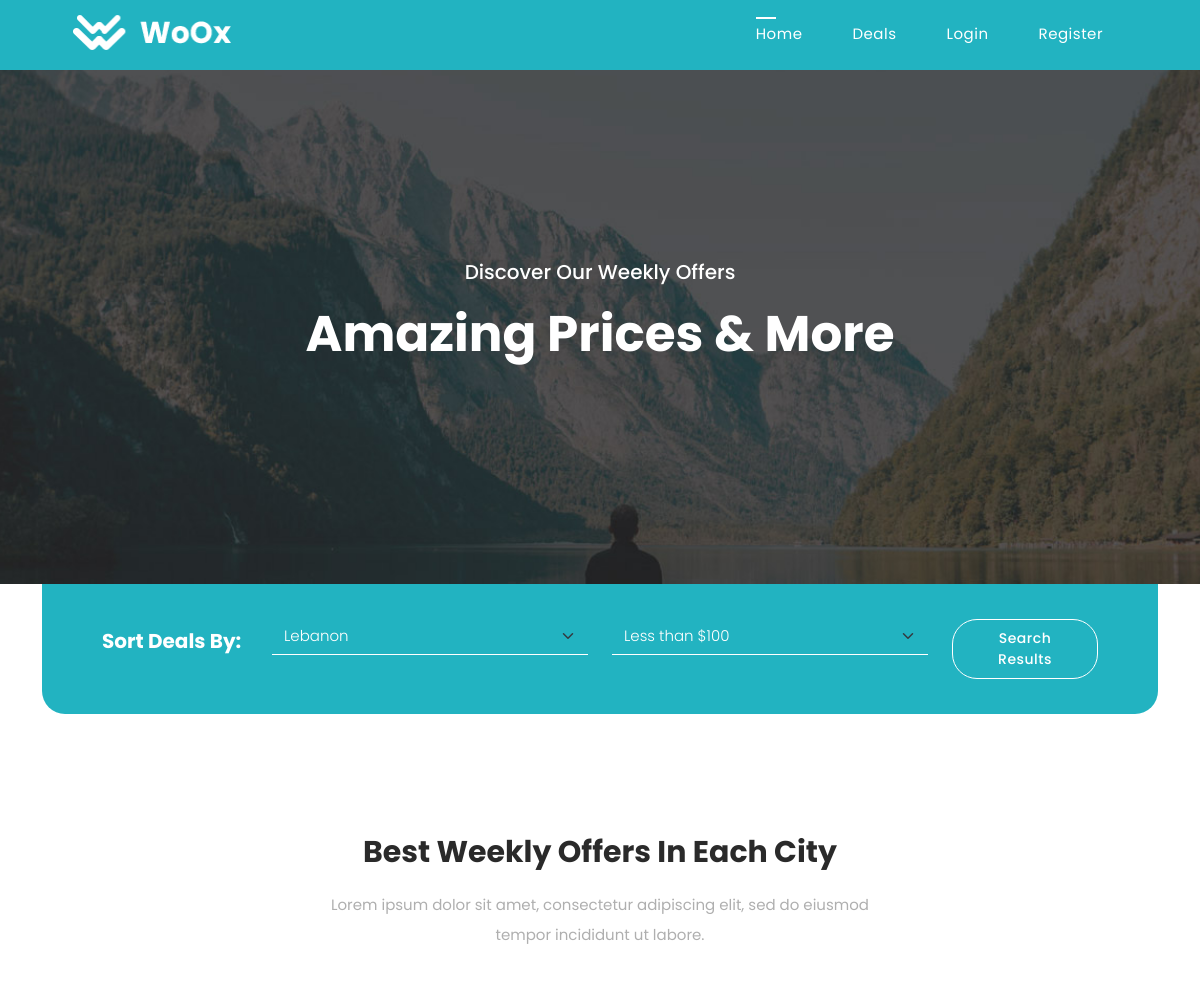
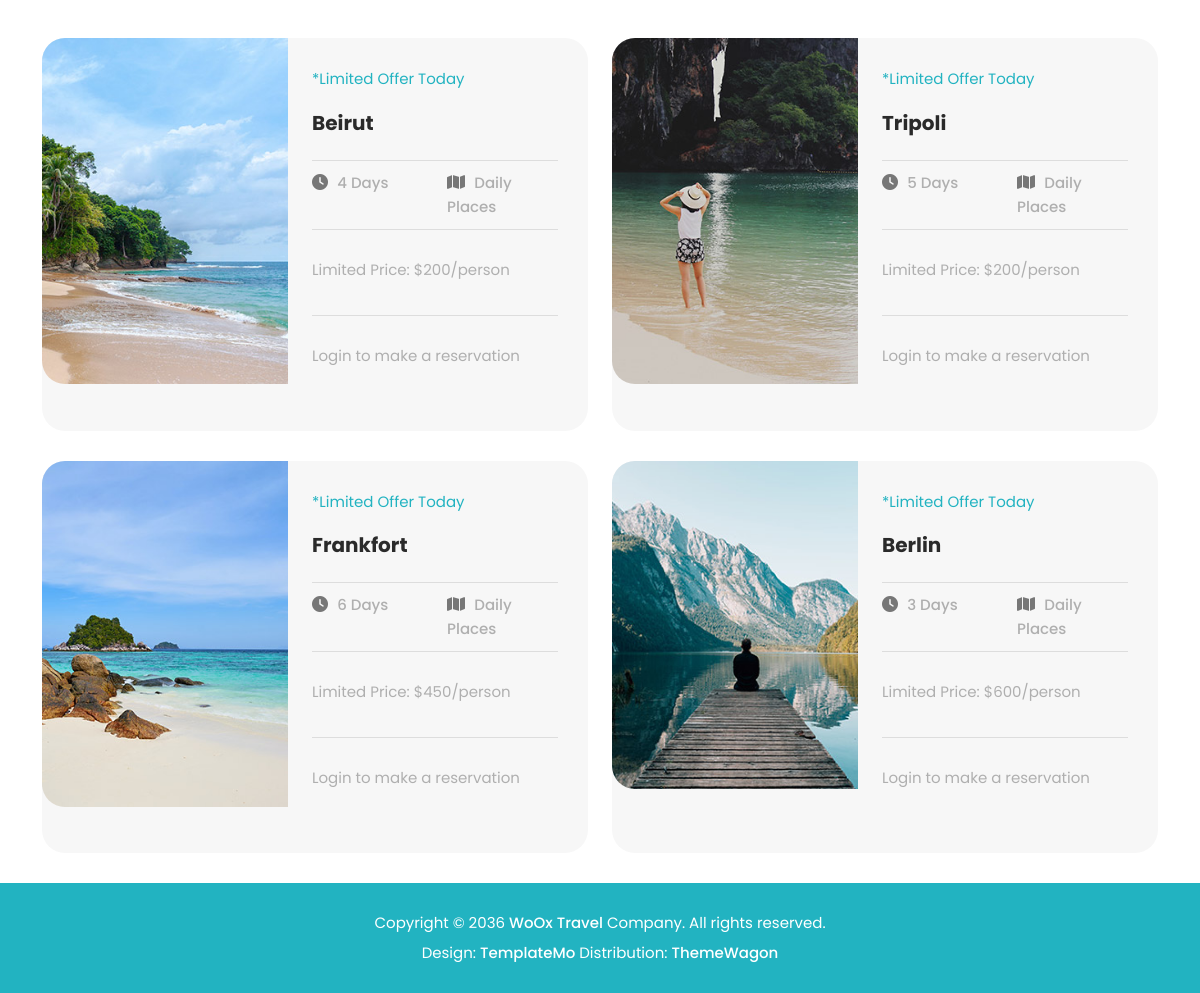
The page /deals.php on the database its author committed (2 pictures, top to bottom).
### tables this page shows
CREATE TABLE IF NOT EXISTS `cities` (
  `id` int(3) NOT NULL AUTO_INCREMENT,
  `name` varchar(200) NOT NULL,
  `image` varchar(200) NOT NULL,
  `trip_days` int(4) NOT NULL,
  `price` varchar(4) NOT NULL,
  `country_id` int(4) NOT NULL,
  `created_at` timestamp NOT NULL DEFAULT CURRENT_TIMESTAMP,
  PRIMARY KEY (`id`)
);

### deals.php (the view, shortened to what this page needs)
<?php require "includes/header.php" ?>
<?php require "config/config.php" ?>
<?php
$cities = $conn->query("SELECT * FROM cities ORDER BY price ASC LIMIT 4");
$cities->execute();
$allCities = $cities->fetchAll(PDO::FETCH_OBJ);
$countries = $conn->query("SELECT * FROM countries");
$countries->execute();
$allCountries = $countries->fetchAll(PDO::FETCH_OBJ);
?>
<div class="page-heading">
    <div class="container">
        <div class="row">
            <div class="col-lg-12">
                <h4>Discover Our Weekly Offers</h4>
                <h2>Amazing Prices &amp; More</h2>
            </div>
        </div>
    </div>
</div>
<div class="search-form">
    <div class="container">
        <div class="row">
            <div class="col-lg-12">
                <form id="search-form" method="POST" role="search" action="search.php">
                    <div class="row">
                        <div class="col-lg-2">
                            <h4>Sort Deals By:</h4>
                        </div>
                        <div class="col-lg-4">
                            <fieldset>
                                <select name="destinations" class="form-select" aria-label="Default select example"
                                    id="chooseLocation" onChange="this.form.click()">
                                    <?php foreach ($allCountries as $country) : ?>
                                    <option value="<?= $country->id ?>"><?= $country->name ?></option>
                                    <?php endforeach; ?>
                                </select>
                            </fieldset>
                        </div>
                        <div class="col-lg-4">
                            <fieldset>
                                <select name="price" class="form-select" aria-label="Default select example"
                                    id="choosePrice" onChange="this.form.click()">
                                    <option value="100">Less than $100</option>
                                </select>
                            </fieldset>
                        </div>
                        <div class="col-lg-2">
                            <fieldset>
                                <button type="submit" name="submit" class="border-button">Search Results</button>
                            </fieldset>
                        </div>
                    </div>
                </form>
            </div>
        </div>
    </div>
</div>
<div class="amazing-deals">
    <div class="container">
        <div class="row">
            <div class="col-lg-6 offset-lg-3">
                <div class="section-heading text-center">
                    <h2>Best Weekly Offers In Each City</h2>
                    <p>Lorem ipsum dolor sit amet, consectetur adipiscing elit, sed do eiusmod tempor incididunt ut
                        labore.</p>
                </div>
            </div>
            <?php foreach ($allCities as $city) : ?>
            <div class="col-lg-6 col-sm-6">
                <div class="item">
                    <div class="row">
                        <div class="col-lg-6">
                            <div class="image">
                                <img src="<?= CITY_IMG_URL ?><?= $city->image; ?>" alt="">
                            </div>
                        </div>
                        <div class="col-lg-6 align-self-center">
                            <div class="content">
                                <span class="info">*Limited Offer Today</span>
                                <h4><?= $city->name; ?></h4>
                                <div class="row">
                                    <div class="col-6">
                                        <i class="fa fa-clock"></i>
                                        <span class="list"><?= $city->trip_days; ?> Days</span>
                                    </div>
                                    <div class="col-6">
                                        <i class="fa fa-map"></i>
                                        <span class="list">Daily Places</span>
                                    </div>
                                </div>
                                <p>Limited Price: $<?= $city->price; ?>/person</p>
                                <?php if (isset($_SESSION['username'])) : ?>
                                <div class="main-button">
                                    <a href="reservation.php?id=<?= $city->id; ?>">Make a Reservation</a>
                                </div>
                                <?php else : ?>
                                <p>Login to make a reservation</p>
                                <?php endif; ?>
                            </div>
                        </div>
                    </div>
                </div>
            </div>
            <?php endforeach; ?>
        </div>
    </div>
</div>
<?php require "includes/footer.php" ?>

### includes/header.php (shortened to what this page needs)
<!DOCTYPE html>
<html lang="en">
<head>
    <link href="<?= ROOT_URL ?>vendor/bootstrap/css/bootstrap.min.css" rel="stylesheet">
    <link rel="stylesheet" href="<?= ROOT_URL ?>assets/css/fontawesome.css">
    <link rel="stylesheet" href="<?= ROOT_URL ?>assets/css/templatemo-woox-travel.css">
    <link rel="stylesheet" href="<?= ROOT_URL ?>assets/css/owl.css">
    <link rel="stylesheet" href="<?= ROOT_URL ?>assets/css/animate.css">
    <link rel="stylesheet" href="https://unpkg.com/swiper@7/swiper-bundle.min.css" />
</head>
<body>
    <header class="header-area header-sticky">
        <div class="container">
            <div class="row">
                <div class="col-12">
                    <nav class="main-nav">
                        <a href="<?= ROOT_URL ?>" class="logo">
                            <img src=" <?= ROOT_URL ?>assets/images/logo.png" alt="" ">
                        </a>
                        <ul class=" nav">
                            <li><a href="<?= ROOT_URL ?>index.php" class="active">Home</a></li>
                            <li><a href="<?= ROOT_URL ?>deals.php">Deals</a></li>
                            <?php if (isset($_SESSION['username'])) : ?>
                            <li class="nav-item dropdown">
                                <a class="nav-link dropdown-toggle" href="#" id="navbarDropdown" role="button"
                                    data-bs-toggle="dropdown" aria-expanded="false">
                                    <?= $_SESSION['username']; ?>
                                </a>
                                <ul class="dropdown-menu " aria-labelledby="navbarDropdown">
                                    <li><a class="dropdown-item text-black"
                                            href="<?= ROOT_URL ?>users/user.php?id=<?= $_SESSION['user_id']; ?>">Your
                                            Bookings</a></li>
                                    <li><a class="dropdown-item text-black" href="#">Another action</a></li>
                                    <li>
                                        <hr class="dropdown-divider text-black">
                                    </li>
                                    <li><a class="dropdown-item text-black"
                                            href="<?= ROOT_URL ?>auth/logout.php">Logout</a></li>
                                </ul>
                            </li>
                            <?php else : ?>
                            <li><a href="<?= ROOT_URL ?>auth/login.php">Login</a></li>
                            <li><a href="<?= ROOT_URL ?>auth/register.php">Register</a></li>
                            <?php endif ?>
                            </ul>
                    </nav>
                </div>
            </div>
        </div>
    </header>

### includes/footer.php (shortened to what this page needs)
<footer>
    <div class="container">
        <div class="row">
            <div class="col-lg-12">
                <p>Copyright © 2036 <a href="#">WoOx Travel</a> Company. All rights reserved.
                    <br>Design: <a href="https://templatemo.com" target="_blank"
                        title="free CSS templates">TemplateMo</a> Distribution: <a href="https://themewagon.com target="
                        _blank">ThemeWagon</a>
                </p>
            </div>
        </div>
    </div>
</footer>
</body>
</html>

### rows shown on the page
cities: image (picture), name "Beirut", trip_days "4", price "200"
cities: image (picture), name "Tripoli", trip_days "5", price "200"
cities: image (picture), name "Frankfort", trip_days "6", price "450"
cities: image (picture), name "Berlin", trip_days "3", price "600"

### other values the page prints
form field destinations "Lebanon"
